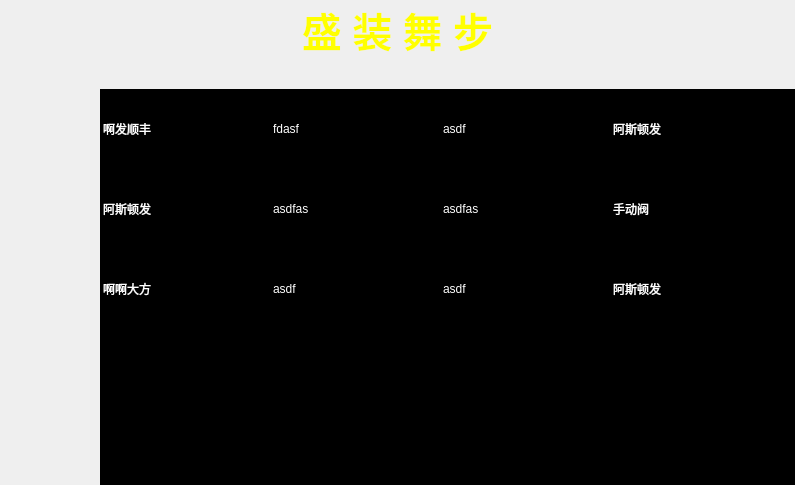
<?xml version="1.0" encoding="UTF-8"?>
<ui version="4.0">
 <class>Form</class>
 <widget class="QWidget" name="Form">
  <property name="geometry">
   <rect>
    <x>0</x>
    <y>0</y>
    <width>795</width>
    <height>485</height>
   </rect>
  </property>
  <property name="windowTitle">
   <string>Form</string>
  </property>
  <layout class="QVBoxLayout" name="verticalLayout">
   <property name="spacing">
    <number>0</number>
   </property>
   <property name="leftMargin">
    <number>0</number>
   </property>
   <property name="topMargin">
    <number>0</number>
   </property>
   <property name="rightMargin">
    <number>0</number>
   </property>
   <property name="bottomMargin">
    <number>0</number>
   </property>
   <item>
    <widget class="QLabel" name="lbl_title">
     <property name="sizePolicy">
      <sizepolicy hsizetype="Preferred" vsizetype="Fixed">
       <horstretch>0</horstretch>
       <verstretch>0</verstretch>
      </sizepolicy>
     </property>
     <property name="palette">
      <palette>
       <active>
        <colorrole role="WindowText">
         <brush brushstyle="SolidPattern">
          <color alpha="255">
           <red>255</red>
           <green>255</green>
           <blue>0</blue>
          </color>
         </brush>
        </colorrole>
       </active>
       <inactive>
        <colorrole role="WindowText">
         <brush brushstyle="SolidPattern">
          <color alpha="255">
           <red>255</red>
           <green>255</green>
           <blue>0</blue>
          </color>
         </brush>
        </colorrole>
       </inactive>
       <disabled>
        <colorrole role="WindowText">
         <brush brushstyle="SolidPattern">
          <color alpha="255">
           <red>120</red>
           <green>120</green>
           <blue>120</blue>
          </color>
         </brush>
        </colorrole>
       </disabled>
      </palette>
     </property>
     <property name="font">
      <font>
       <family>微软雅黑</family>
       <pointsize>30</pointsize>
       <weight>75</weight>
       <bold>true</bold>
      </font>
     </property>
     <property name="lineWidth">
      <number>0</number>
     </property>
     <property name="text">
      <string>盛 装 舞 步</string>
     </property>
     <property name="scaledContents">
      <bool>true</bool>
     </property>
     <property name="alignment">
      <set>Qt::AlignHCenter|Qt::AlignTop</set>
     </property>
    </widget>
   </item>
   <item>
    <spacer name="verticalSpacer">
     <property name="orientation">
      <enum>Qt::Vertical</enum>
     </property>
     <property name="sizeType">
      <enum>QSizePolicy::Fixed</enum>
     </property>
     <property name="sizeHint" stdset="0">
      <size>
       <width>20</width>
       <height>30</height>
      </size>
     </property>
    </spacer>
   </item>
   <item>
    <layout class="QHBoxLayout" name="horizontalLayout">
     <item>
      <spacer name="horizontalSpacer">
       <property name="orientation">
        <enum>Qt::Horizontal</enum>
       </property>
       <property name="sizeType">
        <enum>QSizePolicy::Fixed</enum>
       </property>
       <property name="sizeHint" stdset="0">
        <size>
         <width>100</width>
         <height>20</height>
        </size>
       </property>
      </spacer>
     </item>
     <item>
      <widget class="QTableWidget" name="tbwgt_content">
       <property name="palette">
        <palette>
         <active>
          <colorrole role="WindowText">
           <brush brushstyle="SolidPattern">
            <color alpha="255">
             <red>255</red>
             <green>255</green>
             <blue>255</blue>
            </color>
           </brush>
          </colorrole>
          <colorrole role="Button">
           <brush brushstyle="SolidPattern">
            <color alpha="255">
             <red>0</red>
             <green>0</green>
             <blue>0</blue>
            </color>
           </brush>
          </colorrole>
          <colorrole role="Light">
           <brush brushstyle="SolidPattern">
            <color alpha="255">
             <red>0</red>
             <green>0</green>
             <blue>0</blue>
            </color>
           </brush>
          </colorrole>
          <colorrole role="Midlight">
           <brush brushstyle="SolidPattern">
            <color alpha="255">
             <red>0</red>
             <green>0</green>
             <blue>0</blue>
            </color>
           </brush>
          </colorrole>
          <colorrole role="Dark">
           <brush brushstyle="SolidPattern">
            <color alpha="255">
             <red>0</red>
             <green>0</green>
             <blue>0</blue>
            </color>
           </brush>
          </colorrole>
          <colorrole role="Mid">
           <brush brushstyle="SolidPattern">
            <color alpha="255">
             <red>0</red>
             <green>0</green>
             <blue>0</blue>
            </color>
           </brush>
          </colorrole>
          <colorrole role="Text">
           <brush brushstyle="SolidPattern">
            <color alpha="255">
             <red>255</red>
             <green>255</green>
             <blue>255</blue>
            </color>
           </brush>
          </colorrole>
          <colorrole role="BrightText">
           <brush brushstyle="SolidPattern">
            <color alpha="255">
             <red>255</red>
             <green>255</green>
             <blue>255</blue>
            </color>
           </brush>
          </colorrole>
          <colorrole role="ButtonText">
           <brush brushstyle="SolidPattern">
            <color alpha="255">
             <red>255</red>
             <green>255</green>
             <blue>255</blue>
            </color>
           </brush>
          </colorrole>
          <colorrole role="Base">
           <brush brushstyle="SolidPattern">
            <color alpha="255">
             <red>0</red>
             <green>0</green>
             <blue>0</blue>
            </color>
           </brush>
          </colorrole>
          <colorrole role="Window">
           <brush brushstyle="SolidPattern">
            <color alpha="255">
             <red>0</red>
             <green>0</green>
             <blue>0</blue>
            </color>
           </brush>
          </colorrole>
          <colorrole role="Shadow">
           <brush brushstyle="SolidPattern">
            <color alpha="255">
             <red>0</red>
             <green>0</green>
             <blue>0</blue>
            </color>
           </brush>
          </colorrole>
          <colorrole role="AlternateBase">
           <brush brushstyle="SolidPattern">
            <color alpha="255">
             <red>0</red>
             <green>0</green>
             <blue>0</blue>
            </color>
           </brush>
          </colorrole>
          <colorrole role="ToolTipBase">
           <brush brushstyle="SolidPattern">
            <color alpha="255">
             <red>255</red>
             <green>255</green>
             <blue>220</blue>
            </color>
           </brush>
          </colorrole>
          <colorrole role="ToolTipText">
           <brush brushstyle="SolidPattern">
            <color alpha="255">
             <red>0</red>
             <green>0</green>
             <blue>0</blue>
            </color>
           </brush>
          </colorrole>
          <colorrole role="PlaceholderText">
           <brush brushstyle="SolidPattern">
            <color alpha="128">
             <red>255</red>
             <green>255</green>
             <blue>255</blue>
            </color>
           </brush>
          </colorrole>
         </active>
         <inactive>
          <colorrole role="WindowText">
           <brush brushstyle="SolidPattern">
            <color alpha="255">
             <red>255</red>
             <green>255</green>
             <blue>255</blue>
            </color>
           </brush>
          </colorrole>
          <colorrole role="Button">
           <brush brushstyle="SolidPattern">
            <color alpha="255">
             <red>0</red>
             <green>0</green>
             <blue>0</blue>
            </color>
           </brush>
          </colorrole>
          <colorrole role="Light">
           <brush brushstyle="SolidPattern">
            <color alpha="255">
             <red>0</red>
             <green>0</green>
             <blue>0</blue>
            </color>
           </brush>
          </colorrole>
          <colorrole role="Midlight">
           <brush brushstyle="SolidPattern">
            <color alpha="255">
             <red>0</red>
             <green>0</green>
             <blue>0</blue>
            </color>
           </brush>
          </colorrole>
          <colorrole role="Dark">
           <brush brushstyle="SolidPattern">
            <color alpha="255">
             <red>0</red>
             <green>0</green>
             <blue>0</blue>
            </color>
           </brush>
          </colorrole>
          <colorrole role="Mid">
           <brush brushstyle="SolidPattern">
            <color alpha="255">
             <red>0</red>
             <green>0</green>
             <blue>0</blue>
            </color>
           </brush>
          </colorrole>
          <colorrole role="Text">
           <brush brushstyle="SolidPattern">
            <color alpha="255">
             <red>255</red>
             <green>255</green>
             <blue>255</blue>
            </color>
           </brush>
          </colorrole>
          <colorrole role="BrightText">
           <brush brushstyle="SolidPattern">
            <color alpha="255">
             <red>255</red>
             <green>255</green>
             <blue>255</blue>
            </color>
           </brush>
          </colorrole>
          <colorrole role="ButtonText">
           <brush brushstyle="SolidPattern">
            <color alpha="255">
             <red>255</red>
             <green>255</green>
             <blue>255</blue>
            </color>
           </brush>
          </colorrole>
          <colorrole role="Base">
           <brush brushstyle="SolidPattern">
            <color alpha="255">
             <red>0</red>
             <green>0</green>
             <blue>0</blue>
            </color>
           </brush>
          </colorrole>
          <colorrole role="Window">
           <brush brushstyle="SolidPattern">
            <color alpha="255">
             <red>0</red>
             <green>0</green>
             <blue>0</blue>
            </color>
           </brush>
          </colorrole>
          <colorrole role="Shadow">
           <brush brushstyle="SolidPattern">
            <color alpha="255">
             <red>0</red>
             <green>0</green>
             <blue>0</blue>
            </color>
           </brush>
          </colorrole>
          <colorrole role="AlternateBase">
           <brush brushstyle="SolidPattern">
            <color alpha="255">
             <red>0</red>
             <green>0</green>
             <blue>0</blue>
            </color>
           </brush>
          </colorrole>
          <colorrole role="ToolTipBase">
           <brush brushstyle="SolidPattern">
            <color alpha="255">
             <red>255</red>
             <green>255</green>
             <blue>220</blue>
            </color>
           </brush>
          </colorrole>
          <colorrole role="ToolTipText">
           <brush brushstyle="SolidPattern">
            <color alpha="255">
             <red>0</red>
             <green>0</green>
             <blue>0</blue>
            </color>
           </brush>
          </colorrole>
          <colorrole role="PlaceholderText">
           <brush brushstyle="SolidPattern">
            <color alpha="128">
             <red>255</red>
             <green>255</green>
             <blue>255</blue>
            </color>
           </brush>
          </colorrole>
         </inactive>
         <disabled>
          <colorrole role="WindowText">
           <brush brushstyle="SolidPattern">
            <color alpha="255">
             <red>0</red>
             <green>0</green>
             <blue>0</blue>
            </color>
           </brush>
          </colorrole>
          <colorrole role="Button">
           <brush brushstyle="SolidPattern">
            <color alpha="255">
             <red>0</red>
             <green>0</green>
             <blue>0</blue>
            </color>
           </brush>
          </colorrole>
          <colorrole role="Light">
           <brush brushstyle="SolidPattern">
            <color alpha="255">
             <red>0</red>
             <green>0</green>
             <blue>0</blue>
            </color>
           </brush>
          </colorrole>
          <colorrole role="Midlight">
           <brush brushstyle="SolidPattern">
            <color alpha="255">
             <red>0</red>
             <green>0</green>
             <blue>0</blue>
            </color>
           </brush>
          </colorrole>
          <colorrole role="Dark">
           <brush brushstyle="SolidPattern">
            <color alpha="255">
             <red>0</red>
             <green>0</green>
             <blue>0</blue>
            </color>
           </brush>
          </colorrole>
          <colorrole role="Mid">
           <brush brushstyle="SolidPattern">
            <color alpha="255">
             <red>0</red>
             <green>0</green>
             <blue>0</blue>
            </color>
           </brush>
          </colorrole>
          <colorrole role="Text">
           <brush brushstyle="SolidPattern">
            <color alpha="255">
             <red>0</red>
             <green>0</green>
             <blue>0</blue>
            </color>
           </brush>
          </colorrole>
          <colorrole role="BrightText">
           <brush brushstyle="SolidPattern">
            <color alpha="255">
             <red>255</red>
             <green>255</green>
             <blue>255</blue>
            </color>
           </brush>
          </colorrole>
          <colorrole role="ButtonText">
           <brush brushstyle="SolidPattern">
            <color alpha="255">
             <red>0</red>
             <green>0</green>
             <blue>0</blue>
            </color>
           </brush>
          </colorrole>
          <colorrole role="Base">
           <brush brushstyle="SolidPattern">
            <color alpha="255">
             <red>0</red>
             <green>0</green>
             <blue>0</blue>
            </color>
           </brush>
          </colorrole>
          <colorrole role="Window">
           <brush brushstyle="SolidPattern">
            <color alpha="255">
             <red>0</red>
             <green>0</green>
             <blue>0</blue>
            </color>
           </brush>
          </colorrole>
          <colorrole role="Shadow">
           <brush brushstyle="SolidPattern">
            <color alpha="255">
             <red>0</red>
             <green>0</green>
             <blue>0</blue>
            </color>
           </brush>
          </colorrole>
          <colorrole role="AlternateBase">
           <brush brushstyle="SolidPattern">
            <color alpha="255">
             <red>0</red>
             <green>0</green>
             <blue>0</blue>
            </color>
           </brush>
          </colorrole>
          <colorrole role="ToolTipBase">
           <brush brushstyle="SolidPattern">
            <color alpha="255">
             <red>255</red>
             <green>255</green>
             <blue>220</blue>
            </color>
           </brush>
          </colorrole>
          <colorrole role="ToolTipText">
           <brush brushstyle="SolidPattern">
            <color alpha="255">
             <red>0</red>
             <green>0</green>
             <blue>0</blue>
            </color>
           </brush>
          </colorrole>
          <colorrole role="PlaceholderText">
           <brush brushstyle="SolidPattern">
            <color alpha="128">
             <red>255</red>
             <green>255</green>
             <blue>255</blue>
            </color>
           </brush>
          </colorrole>
         </disabled>
        </palette>
       </property>
       <property name="frameShape">
        <enum>QFrame::NoFrame</enum>
       </property>
       <property name="lineWidth">
        <number>0</number>
       </property>
       <property name="verticalScrollBarPolicy">
        <enum>Qt::ScrollBarAlwaysOff</enum>
       </property>
       <property name="horizontalScrollBarPolicy">
        <enum>Qt::ScrollBarAlwaysOff</enum>
       </property>
       <property name="editTriggers">
        <set>QAbstractItemView::NoEditTriggers</set>
       </property>
       <property name="selectionMode">
        <enum>QAbstractItemView::NoSelection</enum>
       </property>
       <property name="showGrid">
        <bool>false</bool>
       </property>
       <property name="gridStyle">
        <enum>Qt::NoPen</enum>
       </property>
       <attribute name="horizontalHeaderVisible">
        <bool>false</bool>
       </attribute>
       <attribute name="horizontalHeaderMinimumSectionSize">
        <number>100</number>
       </attribute>
       <attribute name="horizontalHeaderDefaultSectionSize">
        <number>170</number>
       </attribute>
       <attribute name="horizontalHeaderHighlightSections">
        <bool>false</bool>
       </attribute>
       <attribute name="verticalHeaderVisible">
        <bool>false</bool>
       </attribute>
       <attribute name="verticalHeaderDefaultSectionSize">
        <number>80</number>
       </attribute>
       <attribute name="verticalHeaderHighlightSections">
        <bool>false</bool>
       </attribute>
       <row>
        <property name="text">
         <string>新建行</string>
        </property>
        <property name="textAlignment">
         <set>AlignCenter</set>
        </property>
        <property name="foreground">
         <brush brushstyle="NoBrush">
          <color alpha="255">
           <red>255</red>
           <green>255</green>
           <blue>0</blue>
          </color>
         </brush>
        </property>
       </row>
       <row>
        <property name="text">
         <string>新建行</string>
        </property>
       </row>
       <row>
        <property name="text">
         <string>新建行</string>
        </property>
       </row>
       <row>
        <property name="text">
         <string>新建行</string>
        </property>
       </row>
       <row>
        <property name="text">
         <string>新建行</string>
        </property>
       </row>
       <row>
        <property name="text">
         <string>新建行</string>
        </property>
       </row>
       <row>
        <property name="text">
         <string>新建行</string>
        </property>
       </row>
       <column>
        <property name="text">
         <string>新建列</string>
        </property>
       </column>
       <column>
        <property name="text">
         <string>新建列</string>
        </property>
       </column>
       <column>
        <property name="text">
         <string>新建列</string>
        </property>
       </column>
       <column>
        <property name="text">
         <string>新建列</string>
        </property>
       </column>
       <item row="0" column="0">
        <property name="text">
         <string>啊发顺丰</string>
        </property>
       </item>
       <item row="0" column="1">
        <property name="text">
         <string>fdasf </string>
        </property>
       </item>
       <item row="0" column="2">
        <property name="text">
         <string>asdf</string>
        </property>
       </item>
       <item row="0" column="3">
        <property name="text">
         <string>阿斯顿发</string>
        </property>
       </item>
       <item row="1" column="0">
        <property name="text">
         <string>阿斯顿发</string>
        </property>
       </item>
       <item row="1" column="1">
        <property name="text">
         <string>asdfas </string>
        </property>
       </item>
       <item row="1" column="2">
        <property name="text">
         <string>asdfas</string>
        </property>
       </item>
       <item row="1" column="3">
        <property name="text">
         <string>手动阀</string>
        </property>
       </item>
       <item row="2" column="0">
        <property name="text">
         <string>啊啊大方</string>
        </property>
       </item>
       <item row="2" column="1">
        <property name="text">
         <string>asdf</string>
        </property>
       </item>
       <item row="2" column="2">
        <property name="text">
         <string>asdf</string>
        </property>
       </item>
       <item row="2" column="3">
        <property name="text">
         <string>阿斯顿发</string>
        </property>
       </item>
      </widget>
     </item>
    </layout>
   </item>
  </layout>
 </widget>
 <resources/>
 <connections/>
</ui>
